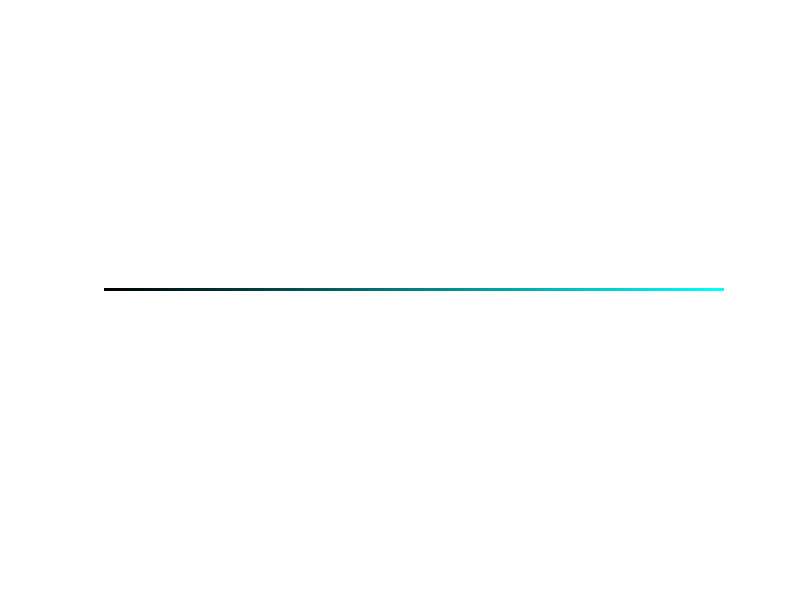

MATLAB code to generate this figure:
% define your colour channels (LUTs) here:
% (row vectors of length 256 with values between 0 and 1)
red = linspace(0, 0, 256);
blue = linspace(0, 1, 256);
green = linspace(0, 1, 256);

% concatenate colour channels to a matrix [1 x 256 x 3]
im = cat(3, red, blue, green);

% transform values to integers between 0 and 255
im = uint8(round(im .* 255));

% plot image
figure
image(im)
axis image
set(gca, 'Visible', 'off')

% save image
% (NOTE: saves image into current folder)
imwrite(im, 'ourLUT.png')